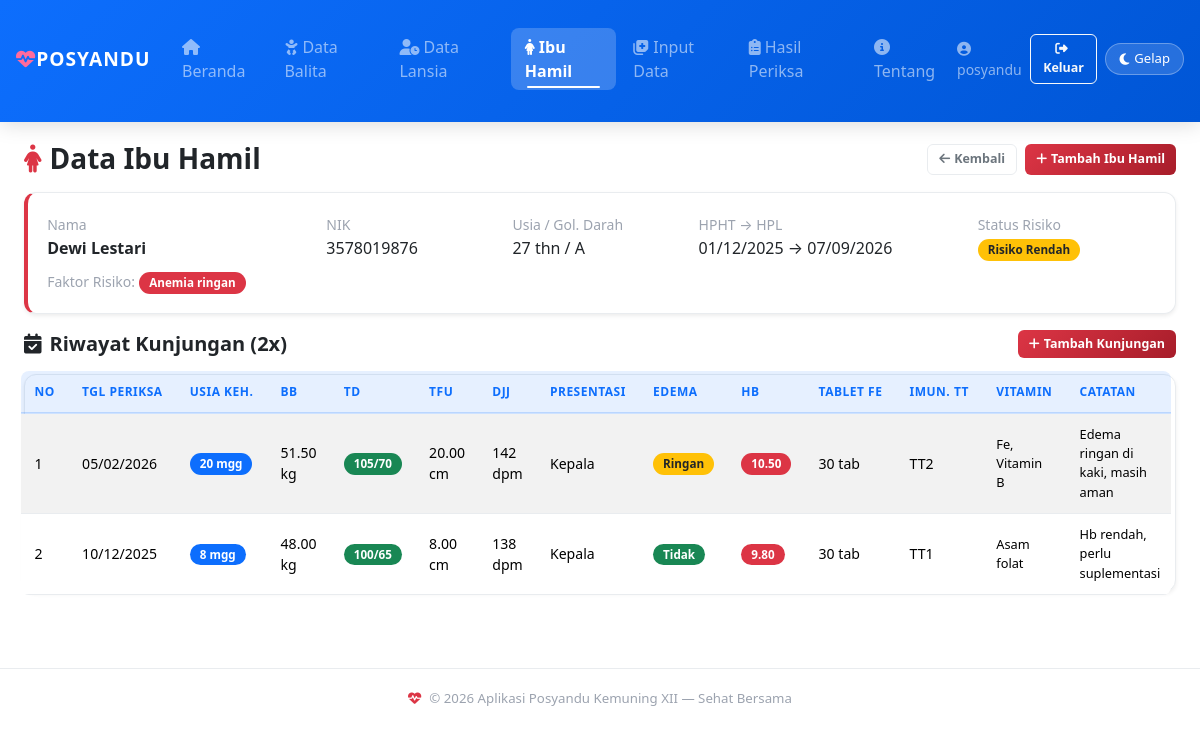
Page /ibu_hamil.php?view=2 (signed in) on the committed database.
### tables this page shows
CREATE TABLE IF NOT EXISTS tb_ibu_hamil (
  id INT AUTO_INCREMENT PRIMARY KEY,
  nik VARCHAR(20) NOT NULL,
  nama VARCHAR(100) NOT NULL,
  tgl_lahir DATE,
  umur INT,
  alamat TEXT,
  no_hp VARCHAR(20),
  nama_suami VARCHAR(100),
  golongan_darah VARCHAR(5),
   
  gravida TINYINT DEFAULT 1 COMMENT 'kehamilan ke-',
  paritas TINYINT DEFAULT 0 COMMENT 'jumlah persalinan',
  abortus TINYINT DEFAULT 0,
  jumlah_anak_hidup TINYINT DEFAULT 0,
  hpht DATE COMMENT 'Hari Pertama Haid Terakhir',
  hpl DATE COMMENT 'Hari Perkiraan Lahir',
   
  status_risiko ENUM('Normal','Risiko Rendah','Risiko Tinggi') DEFAULT 'Normal',
  faktor_risiko TEXT,
  catatan TEXT,
  tgl_daftar DATE,
  aktif TINYINT DEFAULT 1 COMMENT '1=aktif, 0=sudah melahirkan'
);

CREATE TABLE IF NOT EXISTS tb_kunjungan_hamil (
  id INT AUTO_INCREMENT PRIMARY KEY,
  id_ibu INT NOT NULL,
  tgl_periksa DATE NOT NULL,
  usia_kehamilan_minggu TINYINT,
  bb_kg DECIMAL(5,2),
  tb_cm DECIMAL(5,2),
  tekanan_darah VARCHAR(20),
  tfu_cm DECIMAL(5,2) COMMENT 'Tinggi Fundus Uteri',
  djj INT COMMENT 'Detak Jantung Janin (dpm)',
  presentasi_janin VARCHAR(30) COMMENT 'kepala/sungsang/dll',
  edema ENUM('Tidak','Ringan','Sedang','Berat') DEFAULT 'Tidak',
  hb DECIMAL(4,2) COMMENT 'Hemoglobin g/dL',
  tablet_fe INT DEFAULT 0 COMMENT 'jumlah tablet Fe diberikan',
  imunisasi_tt VARCHAR(10) DEFAULT '-' COMMENT 'TT1-TT5',
  vitamin TEXT,
  catatan_kunjungan TEXT,
  FOREIGN KEY (id_ibu) REFERENCES tb_ibu_hamil(id) ON DELETE CASCADE
);

### ibu_hamil.php (the view, shortened to what this page needs)
<?php
require 'config.php';
$ibu_list = $pdo->query('SELECT * FROM tb_ibu_hamil ORDER BY aktif DESC, tgl_daftar DESC')->fetchAll();
$detail_ibu = null; $kunjungan_list = []; $edit_kunjungan = null; $edit_ibu = null;
if(isset($_GET['view']) && is_numeric($_GET['view'])) {
    $sq = $pdo->prepare('SELECT * FROM tb_ibu_hamil WHERE id=?'); $sq->execute([$_GET['view']]); $detail_ibu = $sq->fetch();
    $sk = $pdo->prepare('SELECT * FROM tb_kunjungan_hamil WHERE id_ibu=? ORDER BY tgl_periksa DESC'); $sk->execute([$_GET['view']]); $kunjungan_list = $sk->fetchAll();
}
include 'header.php';
?>
<div class="d-flex align-items-center justify-content-between mb-3 flex-wrap gap-2">
    <h3 class="mb-0"><i class="fa fa-female me-2 text-danger"></i>Data Ibu Hamil</h3>
    <div class="d-flex gap-2 flex-wrap">
        <?php if($detail_ibu || $edit_ibu): ?>
        <a href="ibu_hamil.php" class="btn btn-outline-secondary btn-sm"><i class="fa fa-arrow-left me-1"></i>Kembali</a>
        <?php endif; ?>
        <button class="btn btn-danger btn-sm" onclick="showModal('modalTambahIbu')">
            <i class="fa fa-plus me-1"></i>Tambah Ibu Hamil
        </button>
    </div>
</div>
<?php if(!$detail_ibu && !$edit_ibu): ?>
<div class="row g-3 mb-3">
    <?php
    $total  = count($ibu_list);
    $aktif  = count(array_filter($ibu_list,fn($i)=>$i['aktif']==1));
    $risiko = count(array_filter($ibu_list,fn($i)=>$i['status_risiko']==='Risiko Tinggi'));
    $lahir  = count(array_filter($ibu_list,fn($i)=>$i['aktif']==0));
    $cards  = [
        ['val'=>$total, 'label'=>'Total Terdaftar','icon'=>'fa-female','color'=>'danger'],
        ['val'=>$aktif, 'label'=>'Aktif Hamil',    'icon'=>'fa-heart',  'color'=>'success'],
        ['val'=>$risiko,'label'=>'Risiko Tinggi',  'icon'=>'fa-exclamation-triangle','color'=>'warning'],
        ['val'=>$lahir, 'label'=>'Sudah Melahirkan','icon'=>'fa-baby-carriage','color'=>'purple'],
    ];
    foreach($cards as $c): $col = $c['color']==='purple'?'style="color:#6f42c1"':''; ?>
    <div class="col-6 col-md-3">
        <div class="stat-card shadow-sm">
            <div class="stat-icon <?= $c['color']!=='purple'?'text-'.$c['color']:'' ?>" <?= $col ?>><i class="fa <?= $c['icon'] ?>"></i></div>
            <div class="stat-number <?= $c['color']!=='purple'?'text-'.$c['color']:'' ?>" <?= $col ?>><?= $c['val'] ?></div>
            <div class="stat-label"><?= $c['label'] ?></div>
        </div>
    </div>
    <?php endforeach; ?>
</div>
<div class="card shadow-sm">
    <div class="card-header d-flex justify-content-between align-items-center flex-wrap gap-2">
        <span><i class="fa fa-list me-2"></i>Daftar Ibu Hamil</span>
        <input type="text" id="searchIbu" class="form-control form-control-sm" style="max-width:220px" placeholder="🔍 Cari nama / NIK...">
    </div>
    <div class="card-body p-0">
        <div class="table-responsive">
            <table class="table table-striped table-hover align-middle mb-0" id="tblIbu">
                <thead class="posyandu-thead-primary">
                    <tr><th>No</th><th>NIK</th><th>Nama</th><th>Usia</th><th>HPHT</th><th>HPL</th><th>Gravida</th><th>Gol. Darah</th><th>Status Risiko</th><th>Status</th><th>Aksi</th></tr>
                </thead>
                <tbody>
                <?php if(!$ibu_list): ?><tr><td colspan="11" class="text-center py-4" style="color:var(--text-muted)">Belum ada data</td></tr><?php endif; ?>
                <?php $no=1; foreach($ibu_list as $d): ?>
                <tr>
                    <td><?= $no++ ?></td>
                    <td><?= htmlspecialchars($d['nik']) ?></td>
                    <td><strong><?= htmlspecialchars($d['nama']) ?></strong><br><small style="color:var(--text-muted)">Suami: <?= htmlspecialchars($d['nama_suami']??'-') ?></small></td>
                    <td><?= $d['umur'] ?> thn</td>
                    <td><?= $d['hpht']?date('d/m/Y',strtotime($d['hpht'])):'-' ?></td>
                    <td><?= $d['hpl']?date('d/m/Y',strtotime($d['hpl'])):'-' ?></td>
                    <td><span class="badge bg-info text-dark">G<?= $d['gravida'] ?>P<?= $d['paritas'] ?>A<?= $d['abortus'] ?></span></td>
                    <td><?= $d['golongan_darah']??'-' ?></td>
                    <td><?php $rc=['Normal'=>'success','Risiko Rendah'=>'warning','Risiko Tinggi'=>'danger']; $r=$d['status_risiko']??'Normal'; ?>
                        <span class="badge bg-<?= $rc[$r]??'secondary' ?> <?= $r==='Risiko Rendah'?'text-dark':'' ?>"><?= $r ?></span></td>
                    <td><span class="badge <?= $d['aktif']?'bg-success':'bg-secondary' ?>"><?= $d['aktif']?'Aktif':'Melahirkan' ?></span></td>
                    <td>
                        <div class="d-flex gap-1">
                            <a href="ibu_hamil.php?view=<?= $d['id'] ?>" class="btn btn-sm btn-primary" title="Detail"><i class="fa fa-eye"></i></a>
                            <a href="ibu_hamil.php?edit_ibu=<?= $d['id'] ?>" class="btn btn-sm btn-outline-primary" title="Edit"><i class="fa fa-edit"></i></a>
                            <form method="post" action="ibu_hamil.php" class="d-inline" onsubmit="return konfirmasiHapus(this,'Hapus data ibu hamil ini beserta seluruh riwayat kunjungan?')">
                                <input type="hidden" name="del_ibu" value="<?= $d['id'] ?>">
                                <button type="submit" class="btn btn-sm btn-outline-danger" title="Hapus"><i class="fa fa-trash"></i></button>
                            </form>
                        </div>
                    </td>
                </tr>
                <?php endforeach; ?>
                </tbody>
            </table>
        </div>
    </div>
</div>
<?php else: ?>
<div class="card shadow-sm mb-3" style="border-left:4px solid #dc3545">
    <div class="card-body">
        <div class="row g-2">
            <div class="col-md-3"><small style="color:var(--text-muted)">Nama</small><div class="fw-bold"><?= htmlspecialchars($detail_ibu['nama']) ?></div></div>
            <div class="col-md-2"><small style="color:var(--text-muted)">NIK</small><div><?= htmlspecialchars($detail_ibu['nik']) ?></div></div>
            <div class="col-md-2"><small style="color:var(--text-muted)">Usia / Gol. Darah</small><div><?= $detail_ibu['umur'] ?> thn / <?= $detail_ibu['golongan_darah']??'-' ?></div></div>
            <div class="col-md-3"><small style="color:var(--text-muted)">HPHT → HPL</small><div><?= $detail_ibu['hpht']?date('d/m/Y',strtotime($detail_ibu['hpht'])):'-' ?> → <?= $detail_ibu['hpl']?date('d/m/Y',strtotime($detail_ibu['hpl'])):'-' ?></div></div>
            <div class="col-md-2"><small style="color:var(--text-muted)">Status Risiko</small><div>
                <?php $r=$detail_ibu['status_risiko']??'Normal'; $rc=['Normal'=>'success','Risiko Rendah'=>'warning','Risiko Tinggi'=>'danger']; ?>
                <span class="badge bg-<?= $rc[$r] ?> <?= $r==='Risiko Rendah'?'text-dark':'' ?>"><?= $r ?></span>
            </div></div>
        </div>
        <?php if($detail_ibu['faktor_risiko']): ?>
        <div class="mt-2"><small style="color:var(--text-muted)">Faktor Risiko:</small> <span class="badge bg-danger"><?= htmlspecialchars($detail_ibu['faktor_risiko']) ?></span></div>
        <?php endif; ?>
    </div>
</div>
<div class="d-flex justify-content-between align-items-center mb-3 flex-wrap gap-2">
    <h5 class="mb-0"><i class="fa fa-calendar-check me-2"></i>Riwayat Kunjungan (<?= count($kunjungan_list) ?>x)</h5>
    <button class="btn btn-danger btn-sm" onclick="showModal('modalKunjungan')"><i class="fa fa-plus me-1"></i>Tambah Kunjungan</button>
</div>
<div class="card shadow-sm">
    <div class="card-body p-0">
        <div class="table-responsive">
            <table class="table table-striped table-hover align-middle mb-0">
                <thead class="posyandu-thead-primary">
                    <tr><th>No</th><th>Tgl Periksa</th><th>Usia Keh.</th><th>BB</th><th>TD</th><th>TFU</th><th>DJJ</th><th>Presentasi</th><th>Edema</th><th>Hb</th><th>Tablet Fe</th><th>Imun. TT</th><th>Vitamin</th><th>Catatan</th><th>Aksi</th></tr>
                </thead>
                <tbody>
                <?php $no=1; foreach($kunjungan_list as $k): ?>
                <tr>
                    <td><?= $no++ ?></td>
                    <td><?= date('d/m/Y',strtotime($k['tgl_periksa'])) ?></td>
                    <td><span class="badge bg-primary"><?= $k['usia_kehamilan_minggu'] ?> mgg</span></td>
                    <td><?= $k['bb_kg'] ?> kg</td>
                    <td><?php $td=$k['tekanan_darah']; $p=explode('/',$td); $tc='bg-success';
                    ?><span class="badge <?= $tc ?>"><?= htmlspecialchars($td) ?></span></td>
                    <td><?= $k['tfu_cm'] ?> cm</td>
                    <td><?= $k['djj'] ?> dpm</td>
                    <td><?= htmlspecialchars($k['presentasi_janin']??'-') ?></td>
                    <td><?php $ec=['Tidak'=>'success','Ringan'=>'warning','Sedang'=>'warning','Berat'=>'danger']; $e=$k['edema']??'Tidak'; ?>
                        <span class="badge bg-<?= $ec[$e]??'secondary' ?> <?= $e!=='Tidak'?'text-dark':'' ?>"><?= $e ?></span></td>
                    <td><span class="badge bg-<?= (float)$k['hb']>=11?'success':'danger' ?>"><?= $k['hb'] ?></span></td>
                    <td><?= $k['tablet_fe'] ?> tab</td>
                    <td><?= $k['imunisasi_tt']??'-' ?></td>
                    <td style="max-width:100px;white-space:normal;font-size:0.8rem"><?= htmlspecialchars($k['vitamin']??'-') ?></td>
                    <td style="max-width:120px;white-space:normal;font-size:0.8rem"><?= htmlspecialchars($k['catatan_kunjungan']??'-') ?></td>
                </tr>
                <?php endforeach; ?>
                </tbody>
            </table>
        </div>
    </div>
</div>
<?php endif; ?>
<?php include 'footer.php'; ?>

### assets/css/custom.css (style rules this page uses)
:root { --bg-body: #f0f4f8; --bg-card: #ffffff; --bg-navbar: linear-gradient(135deg, #0d6efd 0%, #0056d6 100%); --text-primary: #212529; --text-secondary: #6c757d; --text-muted: #9ca3af; --border-color: #e9ecef; --shadow: 0 4px 20px rgba(0,0,0,0.08); --shadow-hover: 0 8px 30px rgba(13,110,253,0.18); --input-bg: #ffffff; --input-border: #dee2e6; --table-stripe: rgba(0,0,0,0.03); --table-hover: rgba(13,110,253,0.06); --table-head-bg: rgba(13,110,253,0.08); --accent: #0d6efd; --accent-rgb: 13,110,253; --success: #198754; --warning: #ffc107; --danger: #dc3545; --transition: 0.3s cubic-bezier(0.4, 0, 0.2, 1); }
.card { background: var(--bg-card); border: 1px solid var(--border-color); border-radius: 12px; box-shadow: var(--shadow); margin-bottom: 1.25rem; transition: transform var(--transition), box-shadow var(--transition), background var(--transition), border-color var(--transition); }
.card-body { padding: 1.2rem; }
.btn { border-radius: 8px; padding: 7px 16px; font-weight: 600; font-size: 0.875rem; transition: all 0.22s ease; }
.btn-danger { background: linear-gradient(135deg,#dc3545,#a71d2a); border: none; }
.btn-outline-secondary { color: var(--text-secondary); border-color: var(--border-color); background: transparent; }
.btn-sm { padding: 5px 11px; font-size: 0.78rem; border-radius: 6px; }
.table-responsive { display: block; width: 100%; overflow-x: auto; -webkit-overflow-scrolling: touch; border-radius: 8px; }
.table { color: var(--text-primary); margin-bottom: 0; font-size: 0.88rem; width: 100%; min-width: 600px; }
.table > :not(caption) > * > * { padding: 0.7rem 0.85rem; border-bottom-color: var(--border-color); }
.table thead th { font-weight: 700; font-size: 0.75rem; text-transform: uppercase; letter-spacing: 0.5px; white-space: nowrap; border-bottom: 2px solid var(--border-color); }
.badge { padding: 5px 10px; font-weight: 600; font-size: 0.73rem; border-radius: 20px; }
h3, h4, h5, h6 { font-weight: 700; color: var(--text-primary); }
.table-responsive { overflow-x: auto !important; -webkit-overflow-scrolling: touch !important; width: 100% !important; display: block !important; }
.card-body { overflow: visible; }
.card-body > .table-responsive { margin: -0.25rem; }
.table-responsive > table { min-width: 600px; }
.posyandu-thead-primary th { background-color: rgba(13,110,253,0.1) !important; color: #0d6efd !important; border-color: rgba(13,110,253,0.2) !important; font-weight: 700; font-size: 0.78rem; text-transform: uppercase; letter-spacing: 0.5px; white-space: nowrap; }
h1, h2, h3, h4, h5, h6 { color: var(--text-primary) !important; }
.text-danger { color: var(--danger) !important; }

### rows in the picture
tb_ibu_hamil: nama "Dewi Lestari", nik "3578019876", umur "27", golongan_darah "A", hpht "01/12/2025", hpl "07/09/2026", status_risiko "Risiko Rendah", faktor_risiko "Anemia ringan"
tb_kunjungan_hamil: tgl_periksa "05/02/2026", usia_kehamilan_minggu "20", bb_kg "51.50", tekanan_darah "105/70", tfu_cm "20.00", djj "142", presentasi_janin "Kepala", edema "Ringan", hb "10.50", tablet_fe "30", imunisasi_tt "TT2", vitamin "Fe, Vitamin B", catatan_kunjungan "Edema ringan di kaki, masih aman"
tb_kunjungan_hamil: tgl_periksa "10/12/2025", usia_kehamilan_minggu "8", bb_kg "48.00", tekanan_darah "100/65", tfu_cm "8.00", djj "138", presentasi_janin "Kepala", edema "Tidak", hb "9.80", tablet_fe "30", imunisasi_tt "TT1", vitamin "Asam folat", catatan_kunjungan "Hb rendah, perlu suplementasi"

### other values in the picture
$_SESSION['user'] "posyandu"
count($kunjungan_list) "2"
